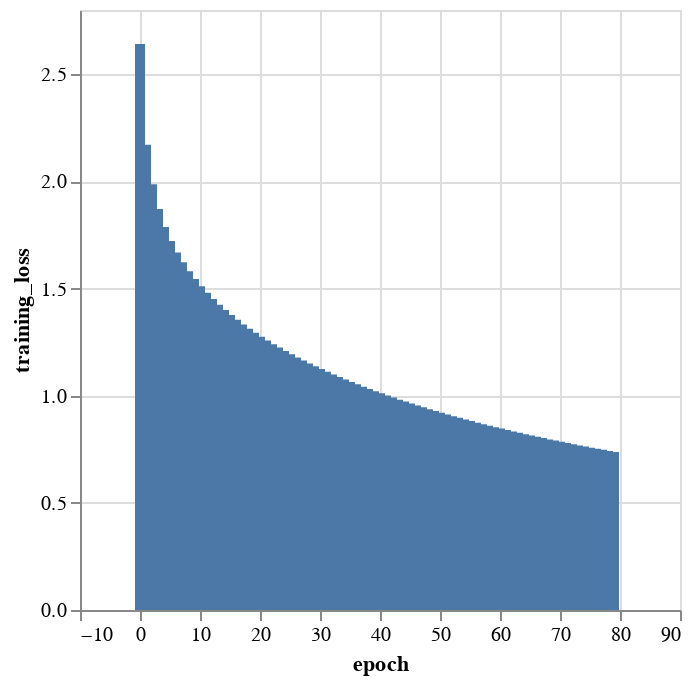

The code cell stored with this chart in its notebook:
### Code cell
alt.Chart(pd.DataFrame(enumerate(bbc_training_losses), columns=["epoch", "training_loss"])).mark_bar().encode(x="epoch", y="training_loss")

### Figure 1 — Vega-Lite specification as saved in the notebook (floating-point values rounded to 4 significant figures)
{"config": {"view": {"continuousWidth": 300, "continuousHeight": 300}}, "data": {"name": "data-d8ec975c1e8a04d6f1de88960850b8f1"}, "mark": {"type": "bar"}, "encoding": {"x": {"field": "epoch", "type": "quantitative"}, "y": {"field": "training_loss", "type": "quantitative"}}, "$schema": "https://vega.github.io/schema/vega-lite/v5.16.3.json", "datasets": {"data-d8ec975c1e8a04d6f1de88960850b8f1": [{"epoch": 0, "training_loss": 2.641}, {"epoch": 1, "training_loss": 2.171}, {"epoch": 2, "training_loss": 1.987}, {"epoch": 3, "training_loss": 1.871}, {"epoch": 4, "training_loss": 1.788}, {"epoch": 5, "training_loss": 1.723}, {"epoch": 6, "training_loss": 1.668}, {"epoch": 7, "training_loss": 1.622}, {"epoch": 8, "training_loss": 1.581}, {"epoch": 9, "training_loss": 1.545}, {"epoch": 10, "training_loss": 1.511}, {"epoch": 11, "training_loss": 1.48}, {"epoch": 12, "training_loss": 1.452}, {"epoch": 13, "training_loss": 1.425}, {"epoch": 14, "training_loss": 1.4}, {"epoch": 15, "training_loss": 1.376}, {"epoch": 16, "training_loss": 1.354}, {"epoch": 17, "training_loss": 1.333}, {"epoch": 18, "training_loss": 1.313}, {"epoch": 19, "training_loss": 1.294}, {"epoch": 20, "training_loss": 1.275}, {"epoch": 21, "training_loss": 1.258}, {"epoch": 22, "training_loss": 1.241}, {"epoch": 23, "training_loss": 1.225}, {"epoch": 24, "training_loss": 1.209}, {"epoch": 25, "training_loss": 1.194}, {"epoch": 26, "training_loss": 1.179}, {"epoch": 27, "training_loss": 1.165}, {"epoch": 28, "training_loss": 1.151}, {"epoch": 29, "training_loss": 1.137}, {"epoch": 30, "training_loss": 1.124}, {"epoch": 31, "training_loss": 1.112}, {"epoch": 32, "training_loss": 1.099}, {"epoch": 33, "training_loss": 1.087}, {"epoch": 34, "training_loss": 1.076}, {"epoch": 35, "training_loss": 1.064}, {"epoch": 36, "training_loss": 1.053}, {"epoch": 37, "training_loss": 1.042}, {"epoch": 38, "training_loss": 1.031}, {"epoch": 39, "training_loss": 1.021}, {"epoch": 40, "training_loss": 1.011}, {"epoch": 41, "training_loss": 1.001}, {"epoch": 42, "training_loss": 0.9914}, {"epoch": 43, "training_loss": 0.9817}, {"epoch": 44, "training_loss": 0.9725}, {"epoch": 45, "training_loss": 0.9634}, {"epoch": 46, "training_loss": 0.9544}, {"epoch": 47, "training_loss": 0.9457}, {"epoch": 48, "training_loss": 0.9371}, {"epoch": 49, "training_loss": 0.9287}, {"epoch": 50, "training_loss": 0.9205}, {"epoch": 51, "training_loss": 0.9123}, {"epoch": 52, "training_loss": 0.9045}, {"epoch": 53, "training_loss": 0.8968}, {"epoch": 54, "training_loss": 0.8892}, {"epoch": 55, "training_loss": 0.8818}, {"epoch": 56, "training_loss": 0.8743}, {"epoch": 57, "training_loss": 0.8673}, {"epoch": 58, "training_loss": 0.8602}, {"epoch": 59, "training_loss": 0.8532}, {"epoch": 60, "training_loss": 0.8465}, {"epoch": 61, "training_loss": 0.8398}, {"epoch": 62, "training_loss": 0.8333}, {"epoch": 63, "training_loss": 0.8268}, {"epoch": 64, "training_loss": 0.8205}, {"epoch": 65, "training_loss": 0.8142}, {"epoch": 66, "training_loss": 0.8082}, {"epoch": 67, "training_loss": 0.8021}, {"epoch": 68, "training_loss": 0.7961}, {"epoch": 69, "training_loss": 0.7904}, {"epoch": 70, "training_loss": 0.7847}, {"epoch": 71, "training_loss": 0.7791}, {"epoch": 72, "training_loss": 0.7736}, {"epoch": 73, "training_loss": 0.7681}, {"epoch": 74, "training_loss": 0.7628}, {"epoch": 75, "training_loss": 0.7575}, {"epoch": 76, "training_loss": 0.7523}, {"epoch": 77, "training_loss": 0.7473}, {"epoch": 78, "training_loss": 0.7423}, {"epoch": 79, "training_loss": 0.7375}]}}
